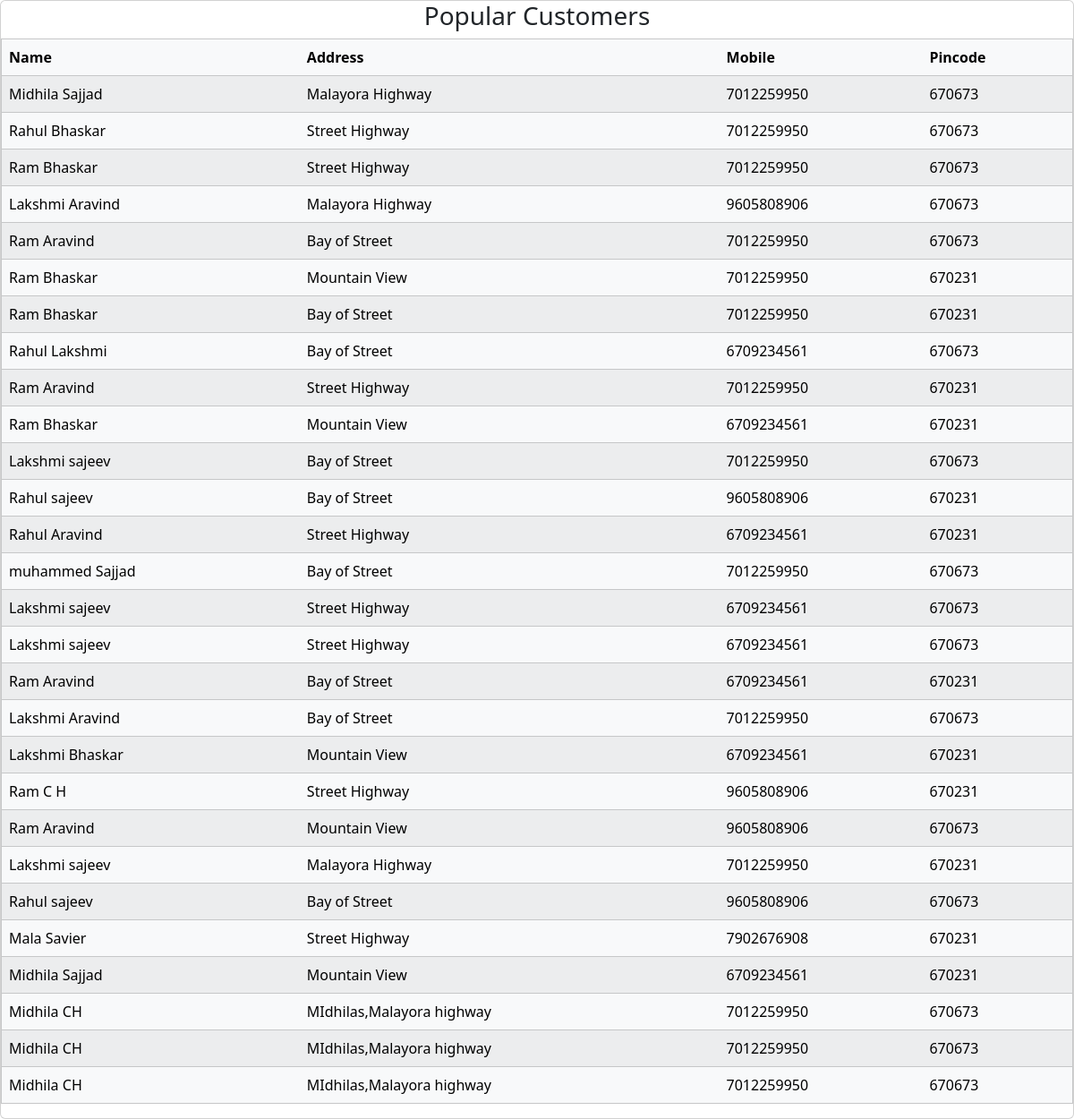
The app's page /my-customers/ with its own data.
### my_app/models.py (models this page shows, shortened)
class ShippingAddress(models.Model):
    user = models.ForeignKey(User, on_delete=models.CASCADE, null=True, blank=True)
    first_name = models.CharField(max_length=50)
    last_name = models.CharField(max_length=50)
    address = models.TextField()
    mobile = models.CharField(max_length=15,null=True,blank=True)
    email = models.EmailField()
    state = models.CharField(max_length=50,null=True,blank=True)
    pincode=models.IntegerField(null=True)

### my_app/views.py (the view)
# urls.py: path("my-customers/",views.my_customers,name="my_customers"),
def my_customers(request):
    customer_details=ShippingAddress.objects.all()
    return render(request,"my_customers.html",{'customer_details':customer_details})

### templates/my_customers.html (shortened to what this page needs)
<!DOCTYPE html>
{%load static%}
<html lang="en">
<head>
    <link href="https://cdn.jsdelivr.net/npm/bootstrap@5.3.3/dist/css/bootstrap.min.css" rel="stylesheet">
    <link href="https://cdn.jsdelivr.net/npm/bootstrap@5.3.3/dist/css/bootstrap.min.css" rel="stylesheet">
    <link href="https://getbootstrap.com/docs/5.3/assets/css/docs.css" rel="stylesheet">
    <link rel="stylesheet" href="https://cdnjs.cloudflare.com/ajax/libs/font-awesome/6.6.0/css/all.min.css" />
</head>
<body>
    <div class="card customer">
      <h3><center>Popular Customers</center></h3>
      <table border="1" class="table table-light table-striped">
        <thead>
            <th>Name</th>
            <th>Address</th>
            <th>Mobile</th>
            <th>Pincode</th>
        </thead>
        <tbody>
            {% for customer in customer_details %}
                <tr>
                    <td>{{customer.first_name}} {{customer.last_name}}</td>
                    <td>{{customer.address}}</td>
                    <td>{{customer.mobile}}</td>
                    <td>{{customer.pincode}}</td>
                </tr>
            {% endfor %}
        </body>
</body>

### records on screen
ShippingAddress: first_name "Midhila", last_name "Sajjad", address "Malayora Highway", mobile "7012259950", pincode "670673"
ShippingAddress: first_name "Rahul", last_name "Bhaskar", address "Street Highway", mobile "7012259950", pincode "670673"
ShippingAddress: first_name "Ram", last_name "Bhaskar", address "Street Highway", mobile "7012259950", pincode "670673"
ShippingAddress: first_name "Lakshmi", last_name "Aravind", address "Malayora Highway", mobile "9605808906", pincode "670673"
ShippingAddress: first_name "Ram", last_name "Aravind", address "Bay of Street", mobile "7012259950", pincode "670673"
ShippingAddress: first_name "Ram", last_name "Bhaskar", address "Mountain View", mobile "7012259950", pincode "670231"
ShippingAddress: first_name "Ram", last_name "Bhaskar", address "Bay of Street", mobile "7012259950", pincode "670231"
ShippingAddress: first_name "Rahul", last_name "Lakshmi", address "Bay of Street", mobile "6709234561", pincode "670673"
ShippingAddress: first_name "Ram", last_name "Aravind", address "Street Highway", mobile "7012259950", pincode "670231"
ShippingAddress: first_name "Ram", last_name "Bhaskar", address "Mountain View", mobile "6709234561", pincode "670231"
ShippingAddress: first_name "Lakshmi", last_name "sajeev", address "Bay of Street", mobile "7012259950", pincode "670673"
ShippingAddress: first_name "Rahul", last_name "sajeev", address "Bay of Street", mobile "9605808906", pincode "670231"
ShippingAddress: first_name "Rahul", last_name "Aravind", address "Street Highway", mobile "6709234561", pincode "670231"
ShippingAddress: first_name "muhammed", last_name "Sajjad", address "Bay of Street", mobile "7012259950", pincode "670673"
ShippingAddress: first_name "Lakshmi", last_name "sajeev", address "Street Highway", mobile "6709234561", pincode "670673"
ShippingAddress: first_name "Lakshmi", last_name "sajeev", address "Street Highway", mobile "6709234561", pincode "670673"
ShippingAddress: first_name "Ram", last_name "Aravind", address "Bay of Street", mobile "6709234561", pincode "670231"
ShippingAddress: first_name "Lakshmi", last_name "Aravind", address "Bay of Street", mobile "7012259950", pincode "670673"
ShippingAddress: first_name "Lakshmi", last_name "Bhaskar", address "Mountain View", mobile "6709234561", pincode "670231"
ShippingAddress: first_name "Ram", last_name "C H", address "Street Highway", mobile "9605808906", pincode "670231"
ShippingAddress: first_name "Ram", last_name "Aravind", address "Mountain View", mobile "9605808906", pincode "670673"
ShippingAddress: first_name "Lakshmi", last_name "sajeev", address "Malayora Highway", mobile "7012259950", pincode "670231"
ShippingAddress: first_name "Rahul", last_name "sajeev", address "Bay of Street", mobile "9605808906", pincode "670673"
ShippingAddress: first_name "Mala", last_name "Savier", address "Street Highway", mobile "7902676908", pincode "670231"
ShippingAddress: first_name "Midhila", last_name "Sajjad", address "Mountain View", mobile "6709234561", pincode "670231"
ShippingAddress: first_name "Midhila", last_name "CH", address "MIdhilas,Malayora highway", mobile "7012259950", pincode "670673"
ShippingAddress: first_name "Midhila", last_name "CH", address "MIdhilas,Malayora highway", mobile "7012259950", pincode "670673"
ShippingAddress: first_name "Midhila", last_name "CH", address "MIdhilas,Malayora highway", mobile "7012259950", pincode "670673"
